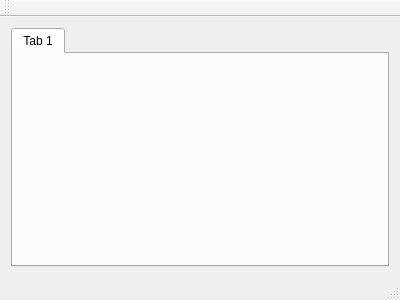
<?xml version="1.0" encoding="UTF-8"?>
<ui version="4.0">
 <class>MainWindow</class>
 <widget class="QMainWindow" name="MainWindow">
  <property name="geometry">
   <rect>
    <x>0</x>
    <y>0</y>
    <width>400</width>
    <height>300</height>
   </rect>
  </property>
  <property name="windowTitle">
   <string>MainWindow</string>
  </property>
  <widget class="QWidget" name="centralWidget">
   <layout class="QGridLayout" name="gridLayout">
    <item row="0" column="0">
     <widget class="QTabWidget" name="tabWidget">
      <property name="currentIndex">
       <number>0</number>
      </property>
      <widget class="QWidget" name="tab">
       <attribute name="title">
        <string>Tab 1</string>
       </attribute>
      </widget>
     </widget>
    </item>
   </layout>
  </widget>
  <widget class="QMenuBar" name="menuBar">
   <property name="geometry">
    <rect>
     <x>0</x>
     <y>0</y>
     <width>400</width>
     <height>20</height>
    </rect>
   </property>
  </widget>
  <widget class="QToolBar" name="mainToolBar">
   <attribute name="toolBarArea">
    <enum>TopToolBarArea</enum>
   </attribute>
   <attribute name="toolBarBreak">
    <bool>false</bool>
   </attribute>
  </widget>
  <widget class="QStatusBar" name="statusBar"/>
 </widget>
 <layoutdefault spacing="6" margin="11"/>
 <resources/>
 <connections/>
</ui>
